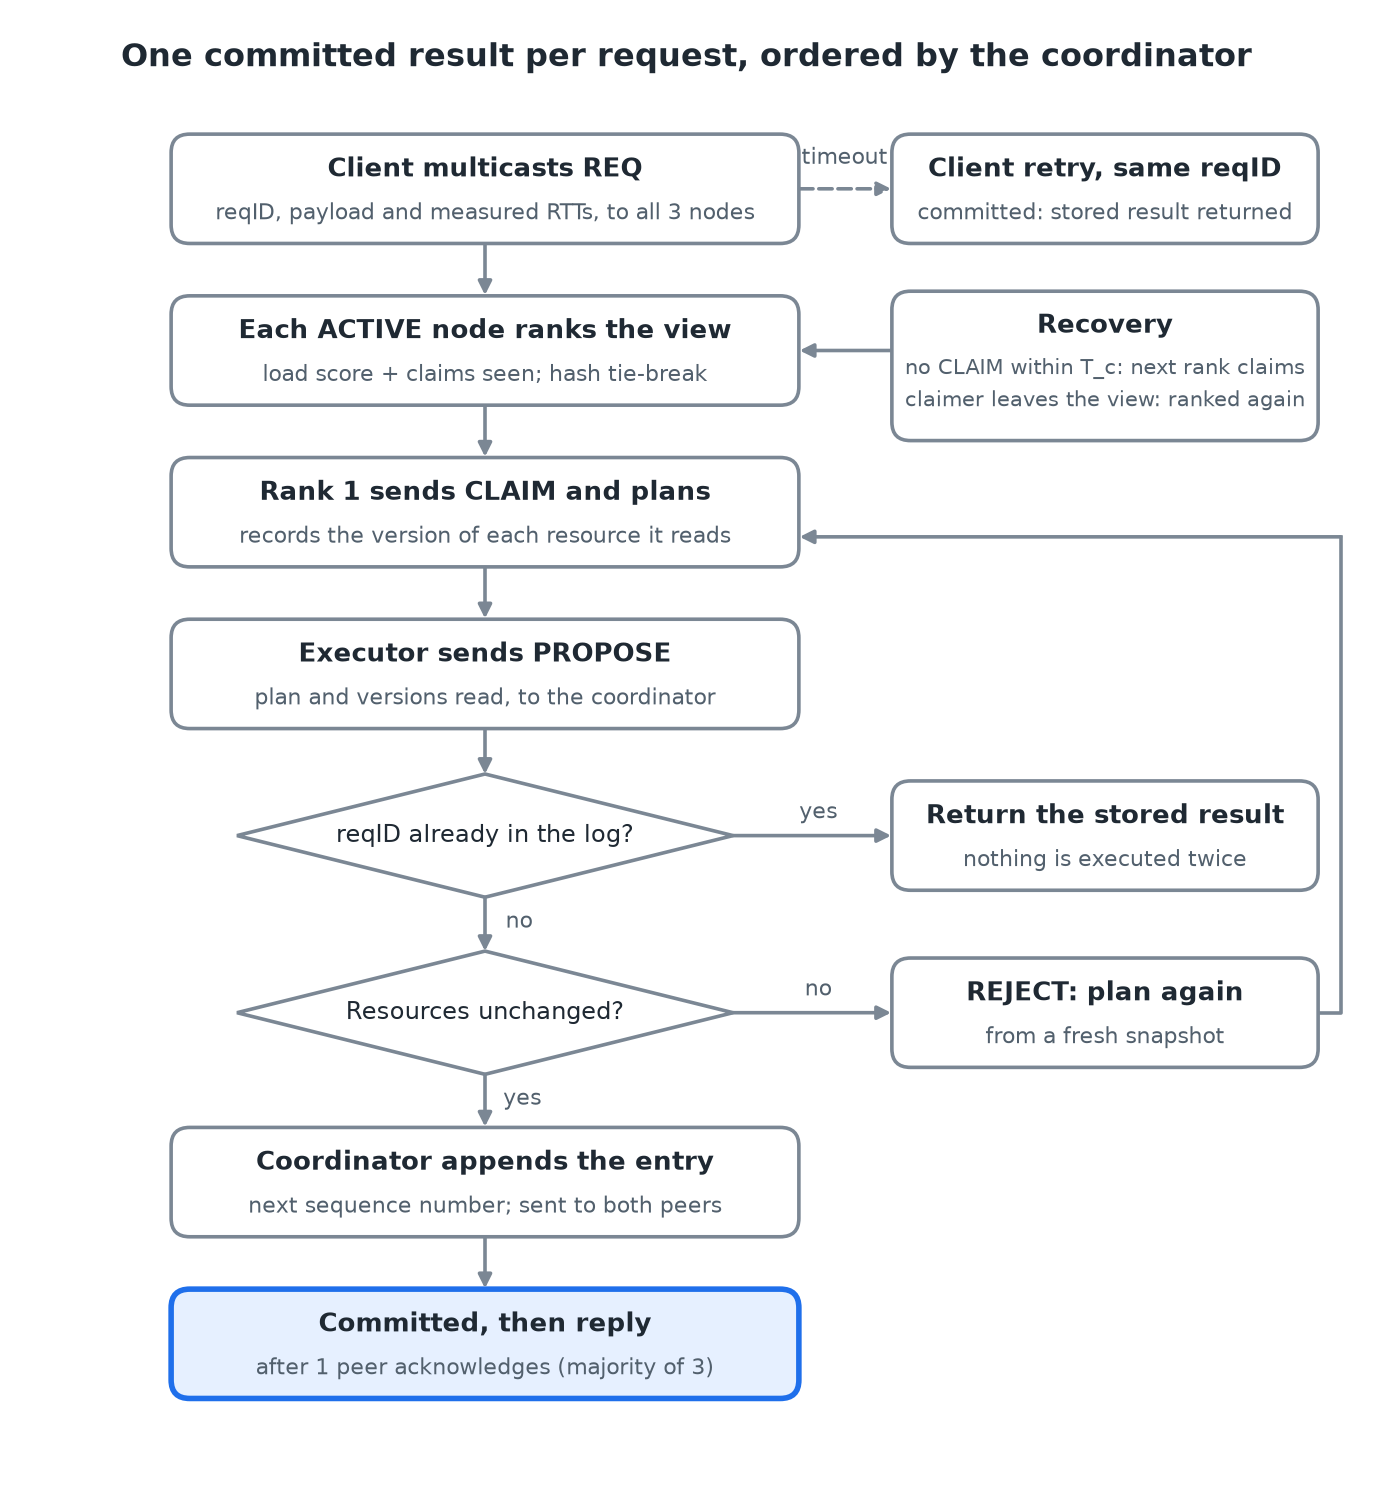

Generate this figure with Python:
"""Figure 2 of the revised survey: request flow with the coordinator ordering commits."""
import sys
import matplotlib
matplotlib.use('Agg')
import matplotlib.pyplot as plt
from matplotlib.patches import FancyBboxPatch, Polygon

INK, MUTED, LINE, FILL, ACC, ACCF = '#1f2933', '#52606d', '#7b8794', '#ffffff', '#1f6feb', '#e6f0ff'
fig, ax = plt.subplots(figsize=(8.6, 9.4), dpi=200)
ax.set_xlim(0, 86); ax.set_ylim(0, 94); ax.axis('off')

def box(x, y, w, h, title, sub=None, accent=False):
    ax.add_patch(FancyBboxPatch((x - w/2, y - h/2), w, h, boxstyle='round,pad=0.25,rounding_size=1.2',
                 fc=ACCF if accent else FILL, ec=ACC if accent else LINE, lw=2.0 if accent else 1.3))
    ax.text(x, y + (1.25 if sub else 0), title, ha='center', va='center', fontsize=9.5, fontweight='bold', color=INK)
    if sub: ax.text(x, y - 1.6, sub, ha='center', va='center', fontsize=8, color=MUTED)

def diamond(x, y, w, h, label):
    ax.add_patch(Polygon([(x, y + h/2), (x + w/2, y), (x, y - h/2), (x - w/2, y)], closed=True, fc=FILL, ec=LINE, lw=1.3))
    ax.text(x, y, label, ha='center', va='center', fontsize=8.8, color=INK)

def arrow(p, q, label=None, lab_xy=None, dashed=False, rad=0.0):
    ax.annotate('', xy=q, xytext=p, arrowprops=dict(arrowstyle='-|>', color=LINE, lw=1.3,
                linestyle='--' if dashed else '-', connectionstyle=f'arc3,rad={rad}', shrinkA=0, shrinkB=0))
    if label: ax.text(*lab_xy, label, ha='center', va='center', fontsize=8, color=MUTED)

ax.text(43, 91.5, 'One committed result per request, ordered by the coordinator',
        ha='center', va='center', fontsize=11.5, fontweight='bold', color=INK)

X, W, H = 30, 40, 6.6
ys = dict(req=83, rank=72.5, claim=62, prop=51.5, dup=41, ver=29.5, app=18.5, done=8)
box(X, ys['req'], W, H, 'Client multicasts REQ', 'reqID, payload and measured RTTs, to all 3 nodes')
box(X, ys['rank'], W, H, 'Each ACTIVE node ranks the view', 'load score + claims seen; hash tie-break')
box(X, ys['claim'], W, H, 'Rank 1 sends CLAIM and plans', 'records the version of each resource it reads')
box(X, ys['prop'], W, H, 'Executor sends PROPOSE', 'plan and versions read, to the coordinator')
diamond(X, ys['dup'], 32, 8, 'reqID already in the log?')
diamond(X, ys['ver'], 32, 8, 'Resources unchanged?')
box(X, ys['app'], W, H, 'Coordinator appends the entry', 'next sequence number; sent to both peers')
box(X, ys['done'], W, H, 'Committed, then reply', 'after 1 peer acknowledges (majority of 3)', accent=True)

for a, b in [('req', 'rank'), ('rank', 'claim'), ('claim', 'prop')]:
    arrow((X, ys[a] - H/2 - 0.3), (X, ys[b] + H/2 + 0.3))
arrow((X, ys['prop'] - H/2 - 0.3), (X, ys['dup'] + 4))
arrow((X, ys['dup'] - 4), (X, ys['ver'] + 4), 'no', (X + 2.2, ys['dup'] - 5.6))
arrow((X, ys['ver'] - 4), (X, ys['app'] + H/2 + 0.3), 'yes', (X + 2.4, ys['ver'] - 5.6))
arrow((X, ys['app'] - H/2 - 0.3), (X, ys['done'] + H/2 + 0.3))

RX, RW = 70, 27
box(RX, ys['req'], RW, H, 'Client retry, same reqID', 'committed: stored result returned')
arrow((X + W/2 + 0.3, ys['req']), (RX - RW/2 - 0.3, ys['req']), 'timeout', (53.2, ys['req'] + 2.0), dashed=True)
box(RX, ys['dup'], RW, H, 'Return the stored result', 'nothing is executed twice')
arrow((X + 16, ys['dup']), (RX - RW/2 - 0.3, ys['dup']), 'yes', (51.5, ys['dup'] + 1.5))
box(RX, ys['ver'], RW, H, 'REJECT: plan again', 'from a fresh snapshot')
arrow((X + 16, ys['ver']), (RX - RW/2 - 0.3, ys['ver']), 'no', (51.5, ys['ver'] + 1.5))
# re-plan loop back to the claim step
ax.plot([RX + RW/2 + 0.3, 85.2, 85.2], [ys['ver'], ys['ver'], ys['claim'] - 1.6], color=LINE, lw=1.3)
arrow((85.2, ys['claim'] - 1.6), (X + W/2 + 0.3, ys['claim'] - 1.6))
ry = ys['rank'] - 1.0
ax.add_patch(FancyBboxPatch((RX - RW/2, ry - 4.6), RW, 9.2, boxstyle='round,pad=0.25,rounding_size=1.2', fc=FILL, ec=LINE, lw=1.3))
ax.text(RX, ry + 2.6, 'Recovery', ha='center', va='center', fontsize=9.5, fontweight='bold', color=INK)
ax.text(RX, ry - 1.2, 'no CLAIM within T_c: next rank claims\nclaimer leaves the view: ranked again',
        ha='center', va='center', fontsize=7.6, color=MUTED, linespacing=1.5)
arrow((RX - RW/2 - 0.3, ys['rank']), (X + W/2 + 0.3, ys['rank']))
fig.savefig(sys.argv[1], bbox_inches='tight', facecolor='white')
